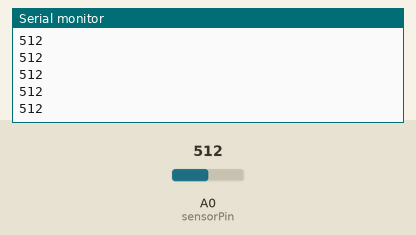
Simulated run of this sketch. Board: Arduino Uno, built with avr-gcc and run on an emulated ATmega328P. On the bench: the last lines printed to the serial monitor. The test bench sets the inputs (shaded band); at power-on: A0 (sensorPin) = 512.

Above: at 1.2 s.
1.3 s: A0 (sensorPin) set to 716
At 1.8 s:
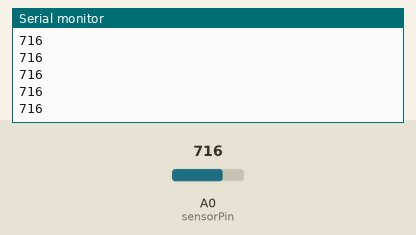
2.8 s: A0 (sensorPin) set to 900
At 3.6 s:
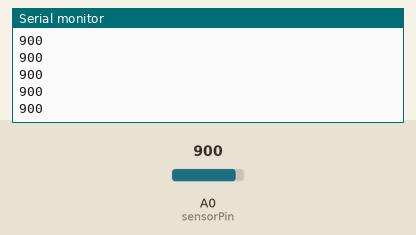
Timing chart, 0 to 5.8 s (numbered marks = the images above; inputs shaded):
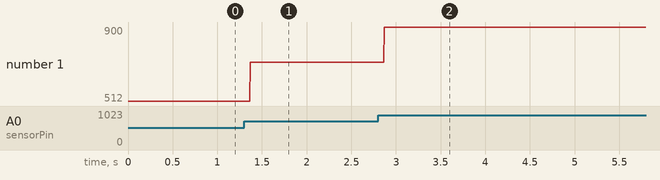

The sketch:

Finger_Sensor_Test.ino
```cpp
#include <Servo.h>

const int sensorPin = A0;
int sensorReading;

int position;

Servo myservo;

void setup(){
  Serial.begin(9600);
  //myservo.write(30);  // Closed claw.
  //myservo.attach(servoPin );
}

void loop(){
  sensorReading = analogRead(sensorPin);
    //Serial.print("Analog reading = ");
    Serial.println(sensorReading); // the raw analog reading
}
```

Measured:
- after the input at 1.3 s, the serial monitor: prints a new line after 0.07 s (image 1)
- after the input at 2.8 s, the serial monitor: prints a new line after 0.07 s (image 2)
- plotted number 1: 512 → 716 after the input at 1.3 s, 716 → 900 after the input at 2.8 s
